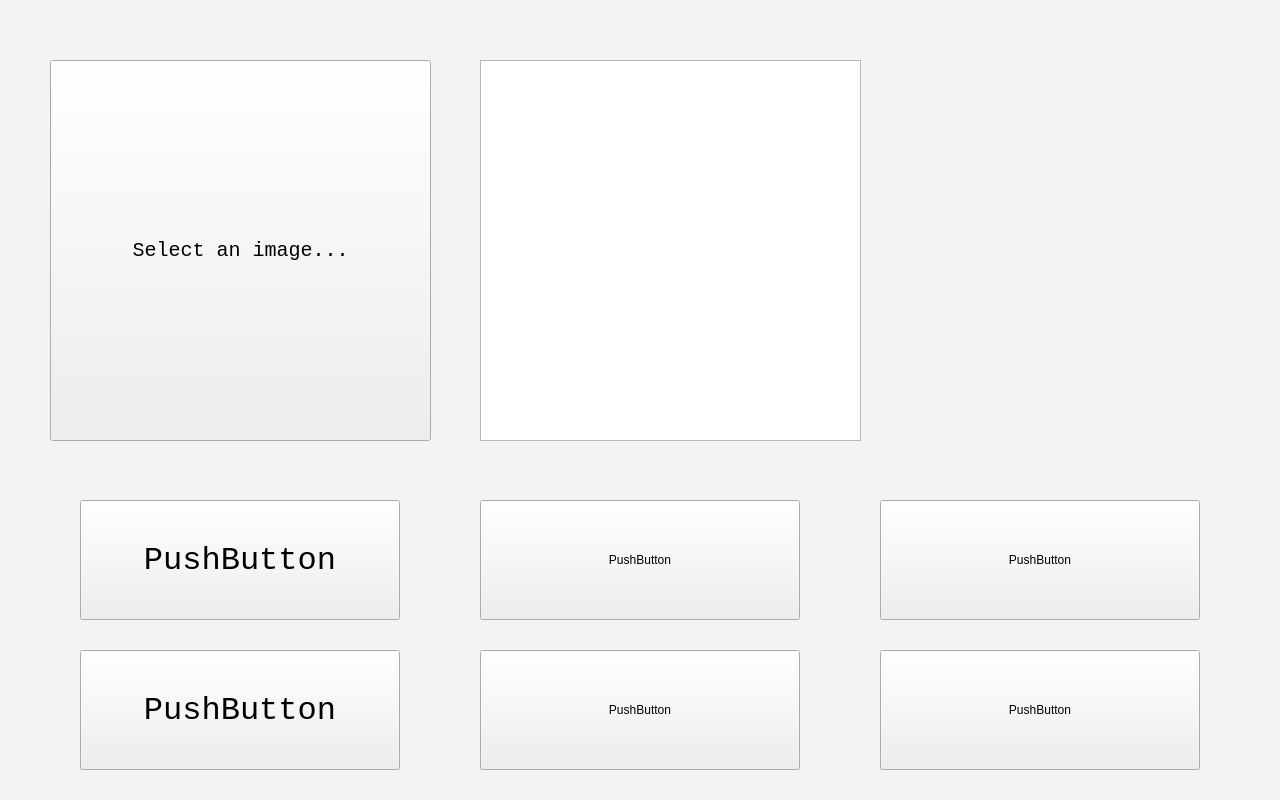
<?xml version="1.0" encoding="UTF-8"?>
<ui version="4.0">
 <class>Widget</class>
 <widget class="QWidget" name="Widget">
  <property name="geometry">
   <rect>
    <x>0</x>
    <y>0</y>
    <width>1280</width>
    <height>800</height>
   </rect>
  </property>
  <property name="minimumSize">
   <size>
    <width>1280</width>
    <height>800</height>
   </size>
  </property>
  <property name="maximumSize">
   <size>
    <width>1280</width>
    <height>800</height>
   </size>
  </property>
  <property name="windowTitle">
   <string>Widget</string>
  </property>
  <property name="styleSheet">
   <string notr="true"/>
  </property>
  <widget class="QWidget" name="mainDisplayWidget" native="true">
   <property name="geometry">
    <rect>
     <x>0</x>
     <y>0</y>
     <width>1280</width>
     <height>800</height>
    </rect>
   </property>
   <property name="minimumSize">
    <size>
     <width>1280</width>
     <height>800</height>
    </size>
   </property>
   <property name="maximumSize">
    <size>
     <width>1280</width>
     <height>800</height>
    </size>
   </property>
   <property name="styleSheet">
    <string notr="true">#mainDisplayWidget{
background-color: rgb(243, 243, 243);}</string>
   </property>
   <widget class="QtMaterialRaisedButton" name="startCompression">
    <property name="geometry">
     <rect>
      <x>80</x>
      <y>650</y>
      <width>320</width>
      <height>120</height>
     </rect>
    </property>
    <property name="font">
     <font>
      <family>Consolas</family>
      <pointsize>24</pointsize>
     </font>
    </property>
    <property name="text">
     <string>PushButton</string>
    </property>
   </widget>
   <widget class="QtMaterialRaisedButton" name="uploadPic">
    <property name="geometry">
     <rect>
      <x>80</x>
      <y>500</y>
      <width>320</width>
      <height>120</height>
     </rect>
    </property>
    <property name="font">
     <font>
      <family>Consolas</family>
      <pointsize>24</pointsize>
     </font>
    </property>
    <property name="text">
     <string>PushButton</string>
    </property>
   </widget>
   <widget class="QtMaterialRaisedButton" name="function1">
    <property name="geometry">
     <rect>
      <x>480</x>
      <y>500</y>
      <width>320</width>
      <height>120</height>
     </rect>
    </property>
    <property name="styleSheet">
     <string notr="true"/>
    </property>
    <property name="text">
     <string>PushButton</string>
    </property>
   </widget>
   <widget class="QtMaterialRaisedButton" name="function3">
    <property name="geometry">
     <rect>
      <x>480</x>
      <y>650</y>
      <width>320</width>
      <height>120</height>
     </rect>
    </property>
    <property name="text">
     <string>PushButton</string>
    </property>
   </widget>
   <widget class="QtMaterialRaisedButton" name="function2">
    <property name="geometry">
     <rect>
      <x>880</x>
      <y>500</y>
      <width>320</width>
      <height>120</height>
     </rect>
    </property>
    <property name="text">
     <string>PushButton</string>
    </property>
   </widget>
   <widget class="QtMaterialRaisedButton" name="function4">
    <property name="geometry">
     <rect>
      <x>880</x>
      <y>650</y>
      <width>320</width>
      <height>120</height>
     </rect>
    </property>
    <property name="text">
     <string>PushButton</string>
    </property>
   </widget>
   <widget class="QtMaterialRaisedButton" name="selectPicture">
    <property name="geometry">
     <rect>
      <x>50</x>
      <y>60</y>
      <width>381</width>
      <height>381</height>
     </rect>
    </property>
    <property name="font">
     <font>
      <family>Consolas</family>
      <pointsize>15</pointsize>
      <bold>false</bold>
     </font>
    </property>
    <property name="text">
     <string>Select an image...</string>
    </property>
   </widget>
   <widget class="QGraphicsView" name="graphicsView">
    <property name="geometry">
     <rect>
      <x>480</x>
      <y>60</y>
      <width>381</width>
      <height>381</height>
     </rect>
    </property>
   </widget>
  </widget>
 </widget>
 <customwidgets>
  <customwidget>
   <class>QtMaterialRaisedButton</class>
   <extends>QPushButton</extends>
   <header location="global">qtmaterialraisedbutton.h</header>
  </customwidget>
 </customwidgets>
 <resources/>
 <connections/>
</ui>
